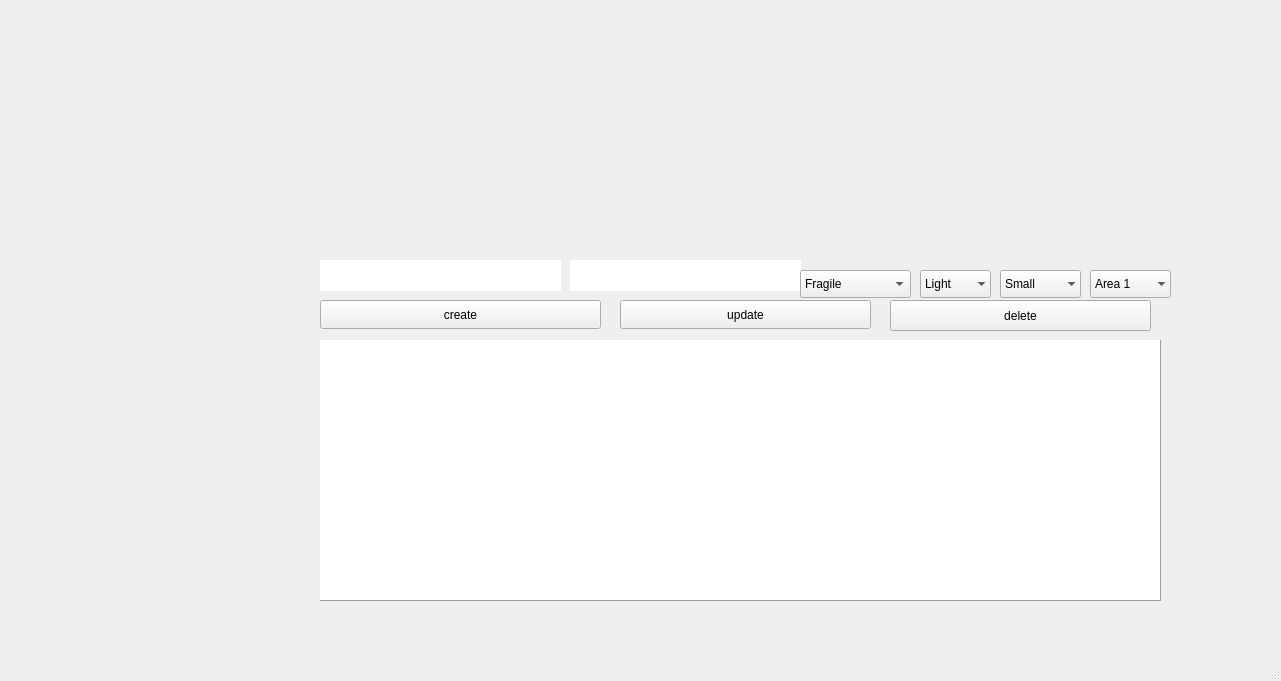
<?xml version="1.0" encoding="UTF-8"?>
<ui version="4.0">
 <class>MainPage</class>
 <widget class="QMainWindow" name="MainPage">
  <property name="geometry">
   <rect>
    <x>0</x>
    <y>0</y>
    <width>1281</width>
    <height>681</height>
   </rect>
  </property>
  <property name="windowTitle">
   <string>MainWindow</string>
  </property>
  <property name="styleSheet">
   <string notr="true">#centralwidget { 
background-image: url(:/images/5.png);	 }


#label{image: url(:/images/7.png);}
</string>
  </property>
  <widget class="QWidget" name="centralwidget">
   <widget class="QLineEdit" name="LEPRODUCT">
    <property name="geometry">
     <rect>
      <x>320</x>
      <y>260</y>
      <width>241</width>
      <height>31</height>
     </rect>
    </property>
    <property name="frame">
     <bool>false</bool>
    </property>
   </widget>
   <widget class="QLineEdit" name="LETIME">
    <property name="geometry">
     <rect>
      <x>570</x>
      <y>260</y>
      <width>231</width>
      <height>31</height>
     </rect>
    </property>
    <property name="frame">
     <bool>false</bool>
    </property>
   </widget>
   <widget class="QComboBox" name="CBFRAGILE">
    <property name="geometry">
     <rect>
      <x>800</x>
      <y>270</y>
      <width>111</width>
      <height>28</height>
     </rect>
    </property>
    <item>
     <property name="text">
      <string>Fragile</string>
     </property>
    </item>
    <item>
     <property name="text">
      <string>Non-fragile</string>
     </property>
    </item>
   </widget>
   <widget class="QComboBox" name="CBCATEGORY">
    <property name="geometry">
     <rect>
      <x>920</x>
      <y>270</y>
      <width>71</width>
      <height>28</height>
     </rect>
    </property>
    <property name="frame">
     <bool>false</bool>
    </property>
    <item>
     <property name="text">
      <string>Light</string>
     </property>
    </item>
    <item>
     <property name="text">
      <string>Heavy</string>
     </property>
    </item>
   </widget>
   <widget class="QComboBox" name="CBSIZE">
    <property name="geometry">
     <rect>
      <x>1000</x>
      <y>270</y>
      <width>81</width>
      <height>28</height>
     </rect>
    </property>
    <property name="frame">
     <bool>false</bool>
    </property>
    <item>
     <property name="text">
      <string>Small</string>
     </property>
    </item>
    <item>
     <property name="text">
      <string>Medium</string>
     </property>
    </item>
    <item>
     <property name="text">
      <string>Large</string>
     </property>
    </item>
   </widget>
   <widget class="QComboBox" name="CBSECTION">
    <property name="geometry">
     <rect>
      <x>1090</x>
      <y>270</y>
      <width>81</width>
      <height>28</height>
     </rect>
    </property>
    <property name="frame">
     <bool>false</bool>
    </property>
    <item>
     <property name="text">
      <string>Area 1</string>
     </property>
    </item>
    <item>
     <property name="text">
      <string>Area 2</string>
     </property>
    </item>
    <item>
     <property name="text">
      <string>Area 3</string>
     </property>
    </item>
    <item>
     <property name="text">
      <string>Area 4</string>
     </property>
    </item>
   </widget>
   <widget class="QPushButton" name="pushButtoncreate">
    <property name="geometry">
     <rect>
      <x>320</x>
      <y>300</y>
      <width>281</width>
      <height>29</height>
     </rect>
    </property>
    <property name="text">
     <string>create</string>
    </property>
   </widget>
   <widget class="QPushButton" name="pushButtonupdate">
    <property name="geometry">
     <rect>
      <x>620</x>
      <y>300</y>
      <width>251</width>
      <height>29</height>
     </rect>
    </property>
    <property name="text">
     <string>update</string>
    </property>
   </widget>
   <widget class="QPushButton" name="pushButtondelete">
    <property name="geometry">
     <rect>
      <x>890</x>
      <y>300</y>
      <width>261</width>
      <height>31</height>
     </rect>
    </property>
    <property name="text">
     <string>delete</string>
    </property>
   </widget>
   <widget class="QTableView" name="tableView">
    <property name="geometry">
     <rect>
      <x>320</x>
      <y>340</y>
      <width>841</width>
      <height>261</height>
     </rect>
    </property>
    <property name="frameShape">
     <enum>QFrame::Panel</enum>
    </property>
    <property name="frameShadow">
     <enum>QFrame::Raised</enum>
    </property>
   </widget>
   <widget class="QLabel" name="label">
    <property name="geometry">
     <rect>
      <x>120</x>
      <y>200</y>
      <width>1261</width>
      <height>501</height>
     </rect>
    </property>
    <property name="text">
     <string/>
    </property>
   </widget>
   <widget class="QPushButton" name="pushButton_2">
    <property name="geometry">
     <rect>
      <x>80</x>
      <y>120</y>
      <width>200</width>
      <height>50</height>
     </rect>
    </property>
    <property name="text">
     <string/>
    </property>
    <property name="flat">
     <bool>true</bool>
    </property>
   </widget>
   <widget class="QPushButton" name="pushButton_3">
    <property name="geometry">
     <rect>
      <x>80</x>
      <y>60</y>
      <width>200</width>
      <height>50</height>
     </rect>
    </property>
    <property name="text">
     <string/>
    </property>
    <property name="flat">
     <bool>true</bool>
    </property>
   </widget>
   <widget class="QPushButton" name="pushButton_4">
    <property name="geometry">
     <rect>
      <x>80</x>
      <y>170</y>
      <width>200</width>
      <height>50</height>
     </rect>
    </property>
    <property name="text">
     <string/>
    </property>
    <property name="flat">
     <bool>true</bool>
    </property>
   </widget>
   <widget class="QPushButton" name="pushButton_5">
    <property name="geometry">
     <rect>
      <x>80</x>
      <y>230</y>
      <width>200</width>
      <height>50</height>
     </rect>
    </property>
    <property name="text">
     <string/>
    </property>
    <property name="flat">
     <bool>true</bool>
    </property>
   </widget>
   <zorder>label</zorder>
   <zorder>LEPRODUCT</zorder>
   <zorder>LETIME</zorder>
   <zorder>CBFRAGILE</zorder>
   <zorder>CBCATEGORY</zorder>
   <zorder>CBSIZE</zorder>
   <zorder>CBSECTION</zorder>
   <zorder>pushButtoncreate</zorder>
   <zorder>pushButtonupdate</zorder>
   <zorder>pushButtondelete</zorder>
   <zorder>tableView</zorder>
   <zorder>pushButton_2</zorder>
   <zorder>pushButton_3</zorder>
   <zorder>pushButton_4</zorder>
   <zorder>pushButton_5</zorder>
  </widget>
  <widget class="QMenuBar" name="menubar">
   <property name="geometry">
    <rect>
     <x>0</x>
     <y>0</y>
     <width>1281</width>
     <height>25</height>
    </rect>
   </property>
  </widget>
  <widget class="QStatusBar" name="statusbar"/>
 </widget>
 <resources/>
 <connections/>
</ui>
